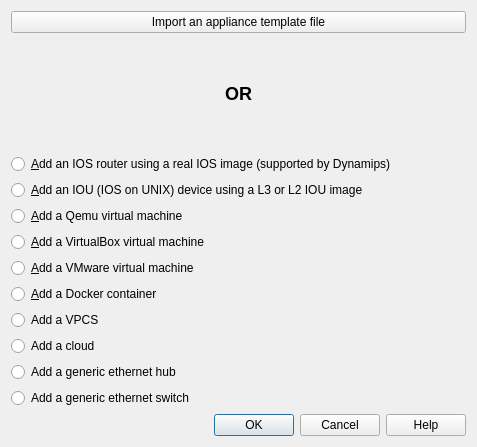
<?xml version="1.0" encoding="UTF-8"?>
<ui version="4.0">
 <class>NewApplianceDialog</class>
 <widget class="QDialog" name="NewApplianceDialog">
  <property name="windowModality">
   <enum>Qt::ApplicationModal</enum>
  </property>
  <property name="geometry">
   <rect>
    <x>0</x>
    <y>0</y>
    <width>477</width>
    <height>447</height>
   </rect>
  </property>
  <property name="sizePolicy">
   <sizepolicy hsizetype="MinimumExpanding" vsizetype="MinimumExpanding">
    <horstretch>0</horstretch>
    <verstretch>0</verstretch>
   </sizepolicy>
  </property>
  <property name="windowTitle">
   <string>New appliance template</string>
  </property>
  <property name="styleSheet">
   <string notr="true">
QWidget {
    background-color: #323232;
    color: #BAF73C;
}

QToolBar {
    border:0px;
}

QGraphicsView, QTextEdit, QPlainTextEdit, QTreeWidget, QListWidget, QLineEdit, QSpinBox, QComboBox {
    background-color: #282828;
}

QLabel, QMenu, QStatusBar {
  color: #BAF73C;
}

QMenuBar::item {
    background-color: #323232;
}

QMenu::item:selected {
    color: #f2f2f2;
    background-color: #383838;
}

QToolButton:hover {
    background-color: #383838;
}

QGroupBox {
    color: #BAF73C;
    font: bold 12px;
    padding: 15px;
    border-style: none;
}

QAbstractScrollArea::corner {
    background: #323232;
}

QScrollBar::add-page:horizontal, QScrollBar::sub-page:horizontal, QScrollBar::add-page:vertical, QScrollBar::sub-page:vertical {
  background: none;
}

QComboBox {
    selection-color: #f2f2f2;
    selection-background-color: #323232;
}

QComboBox QAbstractItemView {
    background-color: #282828;
}

QDockWidget, QMenuBar, QPushButton, QToolButton, QTabWidget, QHeaderView::section {
    color: #BAF73C;
    font: bold 11px;
}

QTabBar {
    color: #BAF73C;
}

QRadioButton, QCheckBox {
  color: #BAF73C;
}

QRadioButton::disabled, QCheckBox::disabled {
  color: gray;
}
// bg-color=#282828
// fg-color=#BAF73C
// tool-bar=#323232
// selection-bg=#383838 
// selection-fg=#f2f2f2
 </string>
  </property>
  <property name="modal">
   <bool>true</bool>
  </property>
  <layout class="QVBoxLayout" name="verticalLayout">
   <item>
    <widget class="QPushButton" name="uiImportApplianceTemplatePushButton">
     <property name="text">
      <string>Import an appliance template file</string>
     </property>
    </widget>
   </item>
   <item>
    <widget class="QLabel" name="label">
     <property name="text">
      <string>&lt;html&gt;&lt;head/&gt;&lt;body&gt;&lt;p align=&quot;center&quot;&gt;&lt;span style=&quot; font-size:x-large; font-weight:600;&quot;&gt;OR&lt;/span&gt;&lt;/p&gt;&lt;/body&gt;&lt;/html&gt;</string>
     </property>
    </widget>
   </item>
   <item>
    <widget class="QRadioButton" name="uiAddIOSRouterRadioButton">
     <property name="text">
      <string>&amp;Add an IOS router using a real IOS image (supported by Dynamips)</string>
     </property>
    </widget>
   </item>
   <item>
    <widget class="QRadioButton" name="uiAddIOUDeviceRadioButton">
     <property name="text">
      <string>&amp;Add an IOU (IOS on UNIX) device using a L3 or L2 IOU image</string>
     </property>
    </widget>
   </item>
   <item>
    <widget class="QRadioButton" name="uiAddQemuVMRadioButton">
     <property name="text">
      <string>&amp;Add a Qemu virtual machine</string>
     </property>
    </widget>
   </item>
   <item>
    <widget class="QRadioButton" name="uiAddVirtualBoxVMRadioButton">
     <property name="text">
      <string>&amp;Add a VirtualBox virtual machine</string>
     </property>
    </widget>
   </item>
   <item>
    <widget class="QRadioButton" name="uiAddVMwareVMRadioButton">
     <property name="text">
      <string>&amp;Add a VMware virtual machine</string>
     </property>
    </widget>
   </item>
   <item>
    <widget class="QRadioButton" name="uiAddDockerVMRadioButton">
     <property name="text">
      <string>&amp;Add a Docker container</string>
     </property>
    </widget>
   </item>
   <item>
    <widget class="QRadioButton" name="uiAddVPCSRadioButton">
     <property name="text">
      <string>Add a VPCS</string>
     </property>
    </widget>
   </item>
   <item>
    <widget class="QRadioButton" name="uiAddCloudRadioButton">
     <property name="text">
      <string>Add a cloud</string>
     </property>
    </widget>
   </item>
   <item>
    <widget class="QRadioButton" name="uiAddEthernetHubRadioButton">
     <property name="text">
      <string>Add a generic ethernet hub</string>
     </property>
    </widget>
   </item>
   <item>
    <widget class="QRadioButton" name="uiAddEthernetSwitchRadioButton">
     <property name="text">
      <string>Add a generic ethernet switch</string>
     </property>
    </widget>
   </item>
   <item>
    <layout class="QHBoxLayout" name="horizontalLayout">
     <property name="spacing">
      <number>20</number>
     </property>
     <item>
      <spacer name="horizontalSpacer">
       <property name="orientation">
        <enum>Qt::Horizontal</enum>
       </property>
       <property name="sizeHint" stdset="0">
        <size>
         <width>40</width>
         <height>20</height>
        </size>
       </property>
      </spacer>
     </item>
     <item>
      <widget class="QDialogButtonBox" name="uiButtonBox">
       <property name="orientation">
        <enum>Qt::Horizontal</enum>
       </property>
       <property name="standardButtons">
        <set>QDialogButtonBox::Cancel|QDialogButtonBox::Help|QDialogButtonBox::Ok</set>
       </property>
      </widget>
     </item>
    </layout>
   </item>
  </layout>
 </widget>
 <resources>
  <include location="../../resources/resources.qrc"/>
 </resources>
 <connections/>
</ui>
